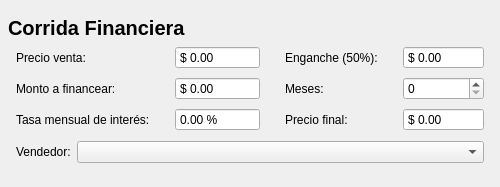
      <widget class="QFrame" name="financingCard">
       <layout class="QVBoxLayout" name="financingLayout">
        <property name="leftMargin">
         <number>8</number>
        </property>
        <property name="topMargin">
         <number>16</number>
        </property>
        <property name="rightMargin">
         <number>8</number>
        </property>
        <property name="bottomMargin">
         <number>8</number>
        </property>
        <item>
         <widget class="QLabel" name="financingLabel">
          <property name="sizePolicy">
           <sizepolicy hsizetype="Preferred" vsizetype="Fixed">
            <horstretch>0</horstretch>
            <verstretch>0</verstretch>
           </sizepolicy>
          </property>
          <property name="font">
           <font>
            <pointsize>15</pointsize>
            <bold>true</bold>
           </font>
          </property>
          <property name="text">
           <string>Corrida Financiera</string>
          </property>
          <property name="class" stdset="0">
           <string>h3</string>
          </property>
         </widget>
        </item>
        <item>
         <widget class="QFrame" name="financingForm">
          <property name="sizePolicy">
           <sizepolicy hsizetype="Preferred" vsizetype="Maximum">
            <horstretch>0</horstretch>
            <verstretch>0</verstretch>
           </sizepolicy>
          </property>
          <layout class="QGridLayout" name="financingGrid">
           <property name="leftMargin">
            <number>8</number>
           </property>
           <property name="topMargin">
            <number>0</number>
           </property>
           <property name="rightMargin">
            <number>8</number>
           </property>
           <property name="bottomMargin">
            <number>2</number>
           </property>
           <property name="horizontalSpacing">
            <number>25</number>
           </property>
           <property name="verticalSpacing">
            <number>8</number>
           </property>
           <item row="0" column="0">
            <widget class="QLabel" name="salePriceLabel">
             <property name="text">
              <string>Precio venta:</string>
             </property>
            </widget>
           </item>
           <item row="0" column="4">
            <widget class="QDoubleSpinBox" name="depositSpin">
             <property name="sizePolicy">
              <sizepolicy hsizetype="Expanding" vsizetype="Fixed">
               <horstretch>0</horstretch>
               <verstretch>0</verstretch>
              </sizepolicy>
             </property>
             <property name="buttonSymbols">
              <enum>QAbstractSpinBox::ButtonSymbols::NoButtons</enum>
             </property>
             <property name="showGroupSeparator" stdset="0">
              <bool>true</bool>
             </property>
             <property name="prefix">
              <string>$ </string>
             </property>
             <property name="maximum">
              <double>9999999.990000000223517</double>
             </property>
            </widget>
           </item>
           <item row="1" column="0">
            <widget class="QLabel" name="financingAmountLabel">
             <property name="text">
              <string>Monto a financear:</string>
             </property>
            </widget>
           </item>
           <item row="1" column="4">
            <widget class="QSpinBox" name="monthsSpin">
             <property name="suffix">
              <string/>
             </property>
            </widget>
           </item>
           <item row="0" column="1">
            <widget class="QDoubleSpinBox" name="salePriceSpin">
             <property name="sizePolicy">
              <sizepolicy hsizetype="Expanding" vsizetype="Fixed">
               <horstretch>0</horstretch>
               <verstretch>0</verstretch>
              </sizepolicy>
             </property>
             <property name="buttonSymbols">
              <enum>QAbstractSpinBox::ButtonSymbols::NoButtons</enum>
             </property>
             <property name="showGroupSeparator" stdset="0">
              <bool>true</bool>
             </property>
             <property name="prefix">
              <string>$ </string>
             </property>
             <property name="maximum">
              <double>9999999.990000000223517</double>
             </property>
            </widget>
           </item>
           <item row="2" column="0">
            <widget class="QLabel" name="interestRateLabel">
             <property name="text">
              <string>Tasa mensual de interés:</string>
             </property>
            </widget>
           </item>
           <item row="1" column="3">
            <widget class="QLabel" name="monthsLabel">
             <property name="text">
              <string>Meses:</string>
             </property>
            </widget>
           </item>
           <item row="0" column="3">
            <widget class="QLabel" name="depositLabel">
             <property name="text">
              <string>Enganche (50%):</string>
             </property>
            </widget>
           </item>
           <item row="2" column="1">
            <widget class="QDoubleSpinBox" name="interestRateSpin">
             <property name="sizePolicy">
              <sizepolicy hsizetype="Expanding" vsizetype="Fixed">
               <horstretch>0</horstretch>
               <verstretch>0</verstretch>
              </sizepolicy>
             </property>
             <property name="buttonSymbols">
              <enum>QAbstractSpinBox::ButtonSymbols::NoButtons</enum>
             </property>
             <property name="showGroupSeparator" stdset="0">
              <bool>true</bool>
             </property>
             <property name="prefix">
              <string/>
             </property>
             <property name="suffix">
              <string> %</string>
             </property>
             <property name="maximum">
              <double>9999999.990000000223517</double>
             </property>
            </widget>
           </item>
           <item row="2" column="4">
            <widget class="QDoubleSpinBox" name="finalPriceSpin">
             <property name="buttonSymbols">
              <enum>QAbstractSpinBox::ButtonSymbols::NoButtons</enum>
             </property>
             <property name="showGroupSeparator" stdset="0">
              <bool>true</bool>
             </property>
             <property name="prefix">
              <string>$ </string>
             </property>
             <property name="maximum">
              <double>9999999.990000000223517</double>
             </property>
            </widget>
           </item>
           <item row="2" column="3">
            <widget class="QLabel" name="finalPriceLabel">
             <property name="text">
              <string>Precio final:</string>
             </property>
            </widget>
           </item>
           <item row="1" column="1">
            <widget class="QDoubleSpinBox" name="financingSpin">
             <property name="sizePolicy">
              <sizepolicy hsizetype="Expanding" vsizetype="Fixed">
               <horstretch>0</horstretch>
               <verstretch>0</verstretch>
              </sizepolicy>
             </property>
             <property name="buttonSymbols">
              <enum>QAbstractSpinBox::ButtonSymbols::NoButtons</enum>
             </property>
             <property name="showGroupSeparator" stdset="0">
              <bool>true</bool>
             </property>
             <property name="prefix">
              <string>$ </string>
             </property>
             <property name="maximum">
              <double>9999999.990000000223517</double>
             </property>
            </widget>
           </item>
          </layout>
         </widget>
        </item>
        <item>
         <layout class="QFormLayout" name="sellerForm">
          <property name="leftMargin">
           <number>8</number>
          </property>
          <property name="topMargin">
           <number>2</number>
          </property>
          <property name="rightMargin">
           <number>8</number>
          </property>
          <property name="bottomMargin">
           <number>16</number>
          </property>
          <item row="0" column="1">
           <widget class="QComboBox" name="sellerBox">
            <property name="sizePolicy">
             <sizepolicy hsizetype="Expanding" vsizetype="Fixed">
              <horstretch>0</horstretch>
              <verstretch>0</verstretch>
             </sizepolicy>
            </property>
           </widget>
          </item>
          <item row="0" column="0">
           <widget class="QLabel" name="sellerLabel">
            <property name="text">
             <string>Vendedor:</string>
            </property>
           </widget>
          </item>
         </layout>
        </item>
       </layout>
      </widget>
